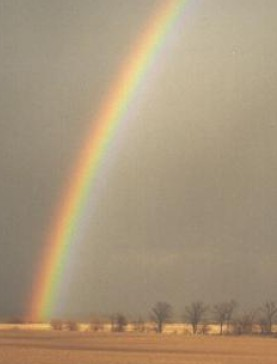
%> input picture MixingGradients/rainbow.jpg, 277 x 364 px
$ octave editing_script_RGB.m   (GNU Octave 9; MATLAB toolbox functions it lacks are replaced by stand-ins)
%> lines starting %> are read from the running program, lines starting %| are printed output that depends on the picture
clc
clear
close all
object_source = imread('rainbow.jpg');
%> object_source is the input picture: size 364x277x3 uint8; mean R, G, B 169.2, 150.4, 123.6
background = imread('cloud.jpg');
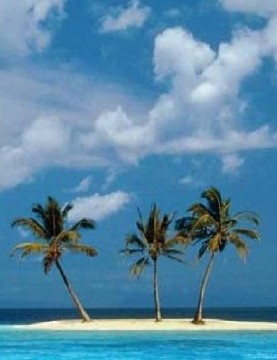
%> input picture MixingGradients/cloud.jpg, 277 x 360 px
%> background is the input picture: size 360x277x3 uint8; mean R, G, B 87.3, 136.6, 167
object_source1 = object_source(:,:,1);
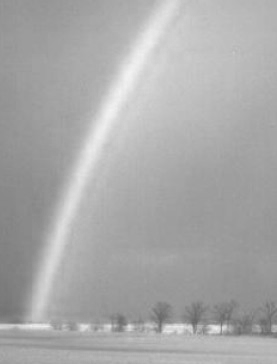
%> object_source1: size 364x277 uint8; min 102, max 244, mean 169.2
object_source2 = object_source(:,:,2);
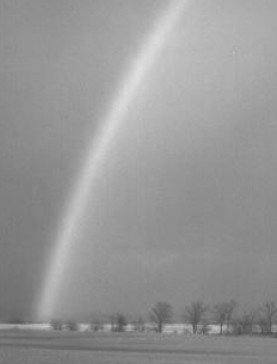
%> object_source2: size 364x277 uint8; min 77, max 223, mean 150.4
object_source3 = object_source(:,:,3);
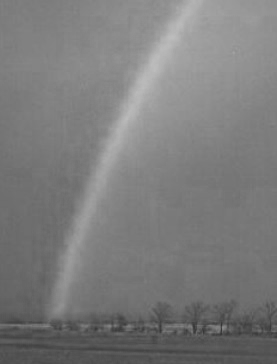
%> object_source3: size 364x277 uint8; min 52, max 189, mean 123.6
background1 = background(:,:,1);
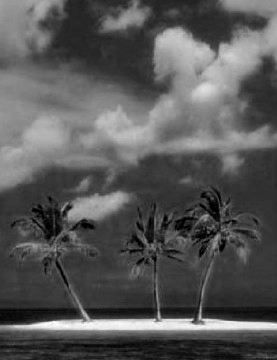
%> background1: size 360x277 uint8; min 0, max 255, mean 87.3
background2 = background(:,:,2);
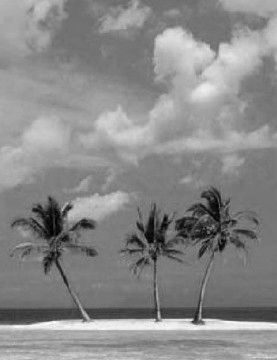
%> background2: size 360x277 uint8; min 0, max 255, mean 136.6
background3 = background(:,:,3);
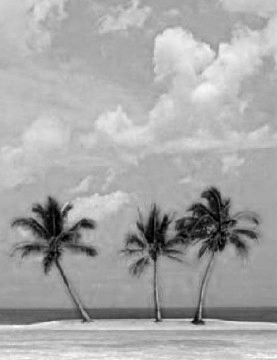
%> background3: size 360x277 uint8; min 0, max 255, mean 167

%%
%Get the arbitrary shape
%> (the run ends here)
